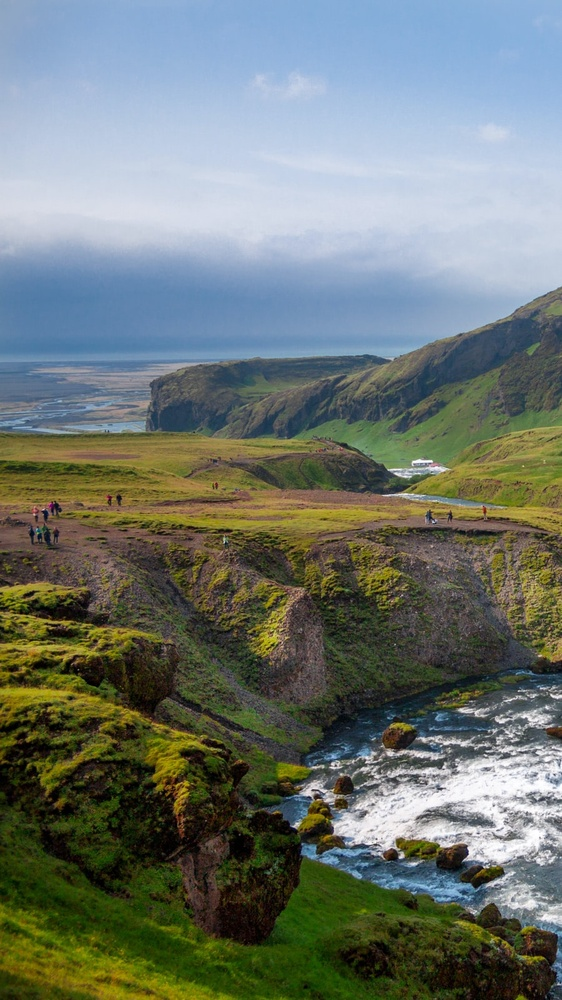
#> input picture whiteboxgan/test_images/1s.jpg, 562 x 1000 px, shrunk from 900 x 1600 before the run
$ python -i superpix.py   (imports and definitions only)   (older library calls are emulated)
#> lines starting #> are read from the running program, lines starting #| are printed output that depends on the picture
from skimage import segmentation, color
from scipy.ndimage import find_objects
import numpy as np
import utils.feat_measure as measure


# [14 lines left out: functions slic, adaptive_slic, not called in this run]


def adaptive_label2rgb(label_field, image, kind='mix', bg_label=-1, bg_color=(0, 0, 0)):
  out = np.zeros_like(image)
  labels = np.unique(label_field)
  bg = (labels == bg_label)
  if bg.any():
    labels = labels[labels != bg_label]
    mask = (label_field == bg_label).nonzero()
    out[mask] = bg_color
  for label in labels:
    mask = (label_field == label).nonzero()
    color: np.ndarray = None
    if kind == 'avg':
      color = image[mask].mean(axis=0)
    elif kind == 'median':
      color = np.median(image[mask], axis=0)
    elif kind == 'mix':
      std = np.std(image[mask])
      if std < 20:
        color = image[mask].mean(axis=0)
      elif 20 < std < 40:
        mean = image[mask].mean(axis=0)
        median = np.median(image[mask], axis=0)
        color = 0.5 * mean + 0.5 * median
      elif 40 < std:
        color = image[mask].median(axis=0)
    out[mask] = color
  return out


# [29 lines left out: function switch_color_space, not called in this run]


class HierarchicalGrouping(object):
  # [54 lines left out: functions __init__, build_regions, build_region_pairs, _find_neighbors, not called in this run]

  def get_highest_similarity(self):
    return sorted(self.s.items(), key=lambda i: i[1])[-1][0]

  # [56 lines left out: functions merge_region, remove_similarities, calculate_similarity_for_new_region, not called in this run]

  def is_empty(self):
    return True if not self.s.keys() else False

  def num_regions(self):
    return len(self.s.keys())


def sscolor(image, seg_num=200, power=1,
            color_space='Lab', k=10, sim_strategy='CTSF'):

  img_seg = segmentation.felzenszwalb(image, scale=k, sigma=0.8, min_size=100)
  img_cvtcolor = adaptive_label2rgb(img_seg, image, kind='mix')
  img_cvtcolor = switch_color_space(img_cvtcolor, color_space)
  S = HierarchicalGrouping(img_cvtcolor, img_seg, sim_strategy)
  S.build_regions()
  S.build_region_pairs()

  # Start hierarchical grouping

  while S.num_regions() > seg_num:

    i, j = S.get_highest_similarity()
    S.merge_region(i, j)
    S.remove_similarities(i, j)
    S.calculate_similarity_for_new_region()

  image = adaptive_label2rgb(S.img_seg, image, kind='mix')
  image = (image + 1) / 2
  image = image**power
  image = image / np.max(image)
  image = image * 2 - 1

  return image

>>> import cv2
>>> picture = cv2.cvtColor(cv2.imread('test_images/1s.jpg'), cv2.COLOR_BGR2RGB)
>>> result = sscolor(picture)
#> in sscolor, `img_seg = segmentation.felzenszwalb(image, scale=k, sigma=0.8, min_siz..`:
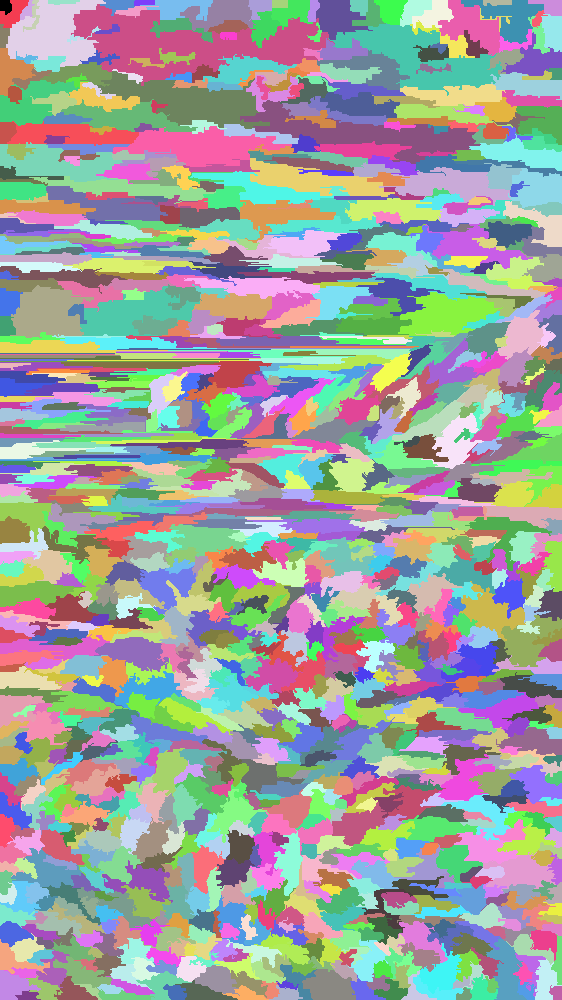
#> img_seg: shape (1000, 562) int64; 1228 distinct labels, from 0 to 1227; one colour per label, 0 black
#> in adaptive_label2rgb, `labels = np.unique(label_field)`: labels = 1228 values from 0 to 1227
#> the loop in adaptive_label2rgb, `for label in labels:` made 507 passes
#> (mask, std, mean, median, color) on passes 1 to 5: (141 positions, rows 0 to 14, columns 0 to 11, 21.75, [140.9, 165.1, 194], [141, 165, 194], [141, 165.1, 194]), (439 positions, rows 0 to 27, columns 0 to 28, 22.29, [142.6, 166.8, 197], [142, 167, 197], [142.3, 166.9, 197]), (145 positions, rows 0 to 19, columns 20 to 34, 23.99, [140.3, 165.9, 198.9], [140, 166, 199], [140.2, 165.9, 198.9]), (172 positions, rows 0 to 31, columns 23 to 39, 25.64, [138.4, 166.1, 201], [138, 166, 201], [138.2, 166, 201]), (3741 positions, rows 0 to 66, columns 6 to 105, 27.7, [139.7, 169.3, 206.7], [138, 168, 206], [138.8, 168.7, 206.3])
#> (std, mean, median, color) on passes 61 to 66: (31.29, [145.5, 181.2, 222], [146, 181, 222], [145.7, 181.1, 222]), (27.21, [154.4, 184.1, 220.8], [154, 184, 221], [154.2, 184, 220.9]), (25.81, [160.2, 187.3, 222.5], [159.5, 187, 222], [159.9, 187.1, 222.2]), (23.44, [154.5, 178.6, 211.4], [155, 179, 211], [154.7, 178.8, 211.2]), (32.32, [143.2, 180.3, 222.3], [143, 180, 222], [143.1, 180.2, 222.1]), (25.55, [157.1, 184.1, 219.3], [156, 184, 219], [156.5, 184, 219.2])
#> after the loop in adaptive_label2rgb, `for label in labels:`:
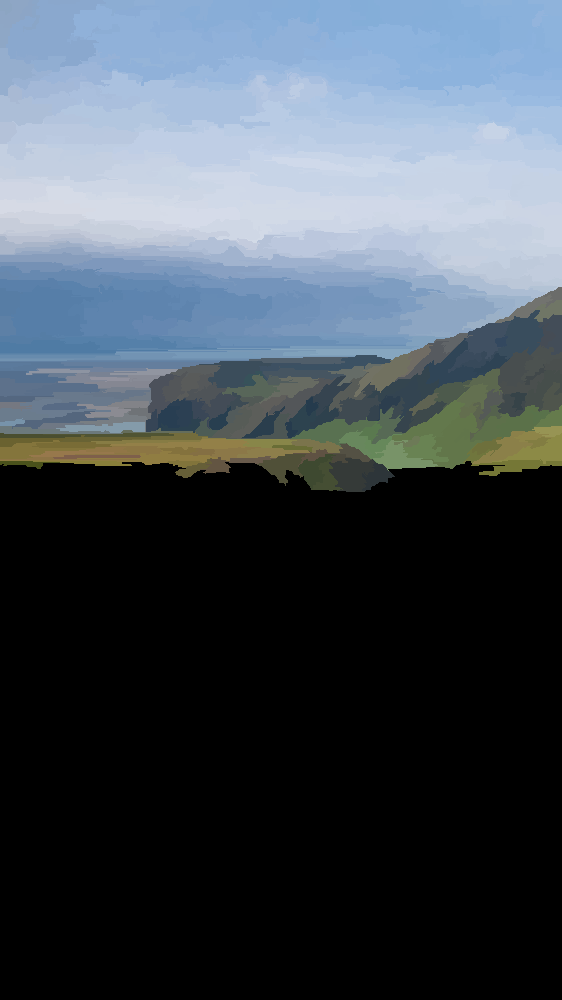
#> out: shape (1000, 562, 3); mean R, G, B 67, 76.4, 85.4
#> (the run stopped early here; a loop or call above may not have finished)

$ run again, on whiteboxgan/test_images/3.jpg
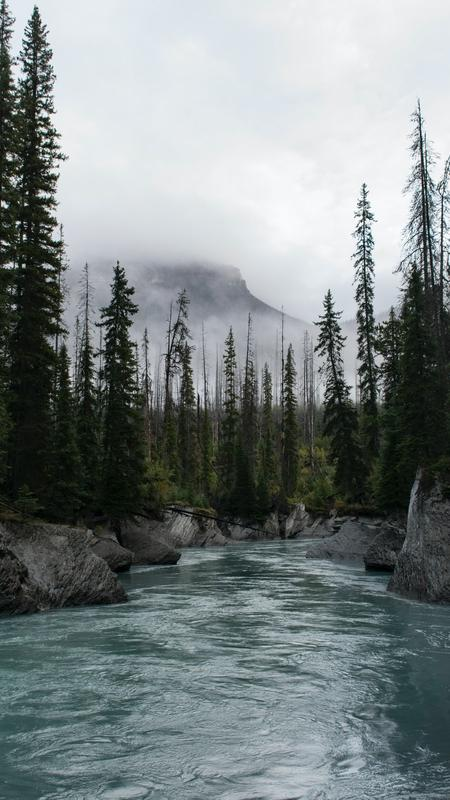
#> input picture whiteboxgan/test_images/3.jpg, 450 x 800 px
#> in sscolor, `img_seg = segmentation.felzenszwalb(image, scale=k, sigma=0.8, min_siz..`:
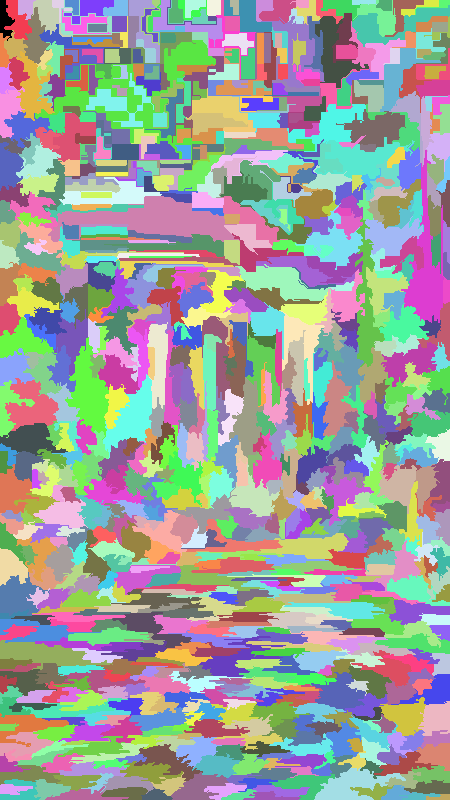
#> img_seg: shape (800, 450) int64; 881 distinct labels, from 0 to 880; one colour per label, 0 black
#> labels = 881 values from 0 to 880
#> the loop in adaptive_label2rgb, `for label in labels:` made 1 pass
#> (mask, std) on pass 1: (326 positions, rows 0 to 40, columns 0 to 14, 50.83)

$ run again, on whiteboxgan/test_images/food16.jpg
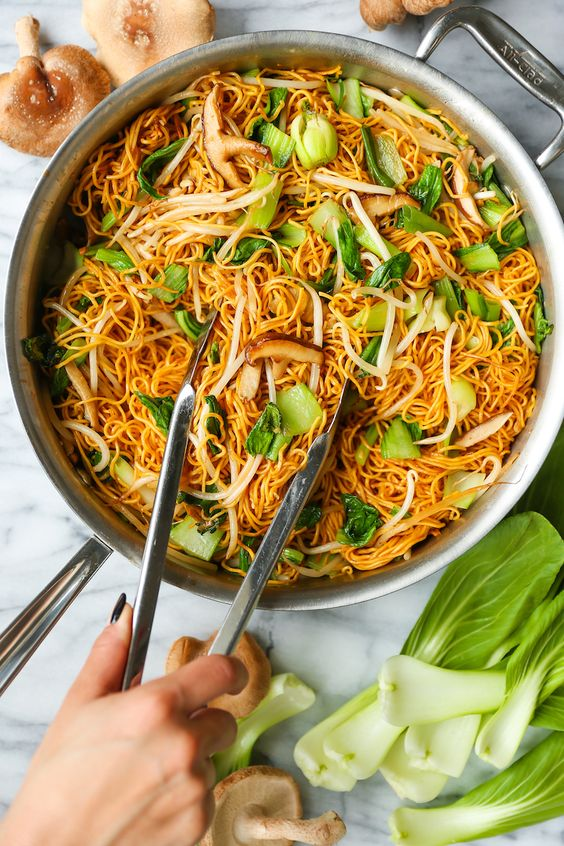
#> input picture whiteboxgan/test_images/food16.jpg, 564 x 846 px
#> in sscolor, `img_seg = segmentation.felzenszwalb(image, scale=k, sigma=0.8, min_siz..`:
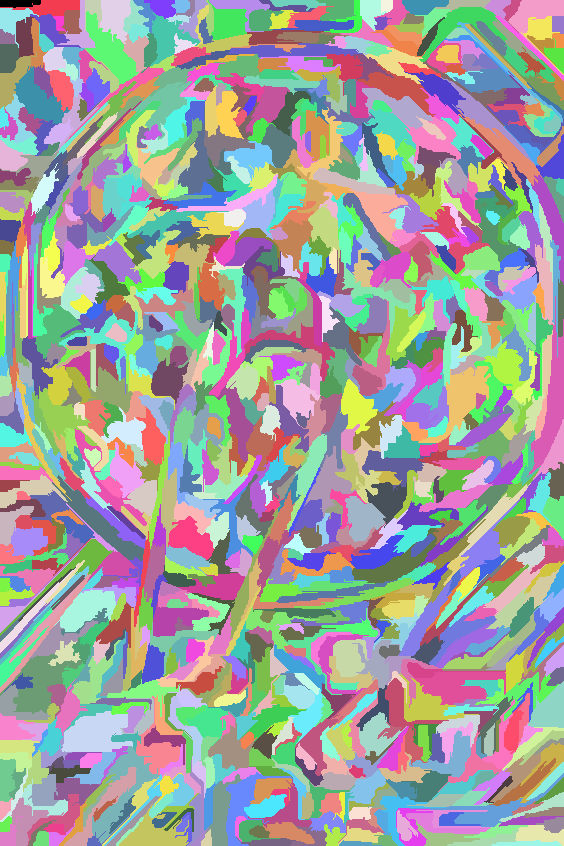
#> img_seg: shape (846, 564) int64; 1154 distinct labels, from 0 to 1153; one colour per label, 0 black
#> labels = 1154 values from 0 to 1153
#> the loop in adaptive_label2rgb, `for label in labels:` made 6 passes
#> (mask, std, mean, median, color) on passes 4 to 5: (287 positions, rows 0 to 30, columns 85 to 101, 22.73, [253.8, 232.8, 200.9], [254, 235, 203], [253.9, 233.9, 201.9]), (935 positions, rows 0 to 43, columns 100 to 130, 32.91, [245.4, 210.1, 171.7], [247, 213, 175], [246.2, 211.6, 173.3])
#> after the loop in adaptive_label2rgb, `for label in labels:`:
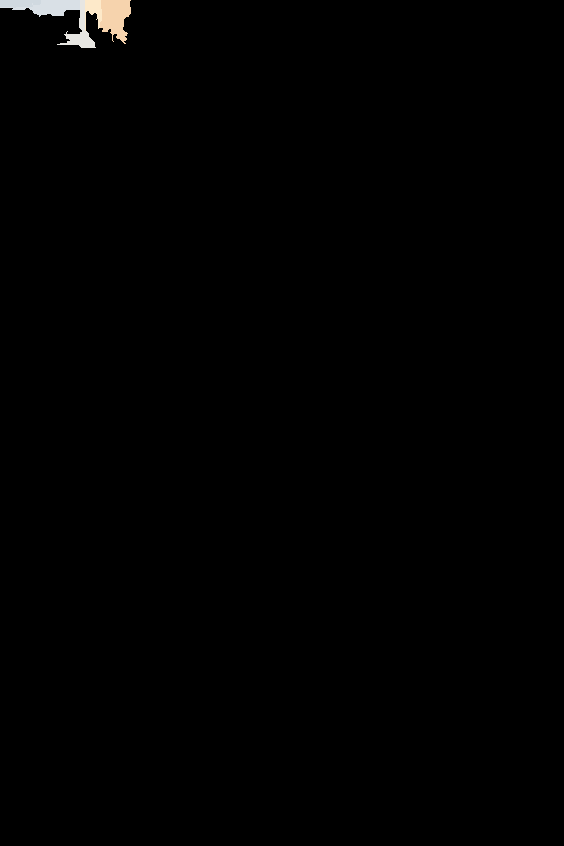
#> out: shape (846, 564, 3); mean R, G, B 1.3, 1.2, 1.2

$ run again, on whiteboxgan/test_images/food6.jpg
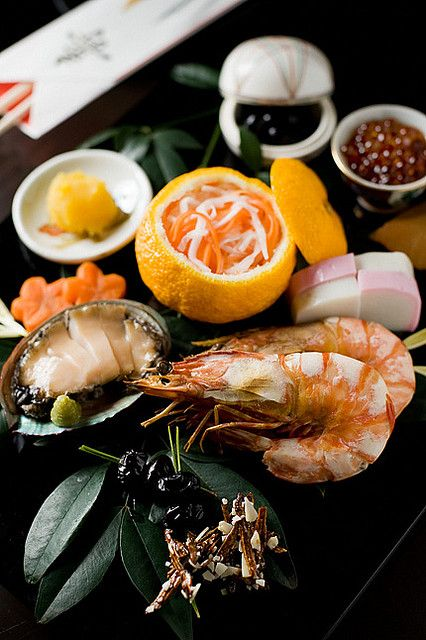
#> input picture whiteboxgan/test_images/food6.jpg, 426 x 640 px
#> in sscolor, `img_seg = segmentation.felzenszwalb(image, scale=k, sigma=0.8, min_siz..`:
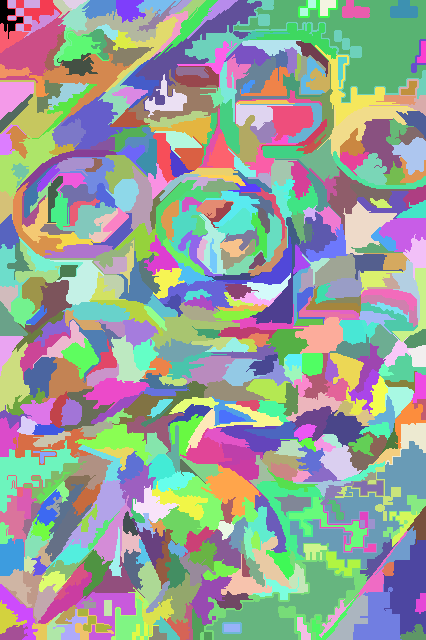
#> img_seg: shape (640, 426) int64; 558 distinct labels, from 0 to 557; one colour per label, 0 black
#> labels = 558 values from 0 to 557
#> the loop in adaptive_label2rgb, `for label in labels:` made 13 passes
#> (mask, std, mean, median, color) on passes 4 to 6: (159 positions, rows 0 to 17, columns 53 to 71, 21.09, [34.39, 36.81, 38.46], [31, 33, 36], [32.69, 34.91, 37.23]), (133 positions, rows 0 to 9, columns 63 to 86, 22.45, [11.73, 13.59, 11.06], [3, 4, 2], [7.36, 8.8, 6.53]), (462 positions, rows 0 to 31, columns 58 to 89, 30.98, [215.6, 217.6, 216], [229, 231, 230], [222.3, 224.3, 223])
#> after the loop in adaptive_label2rgb, `for label in labels:`:
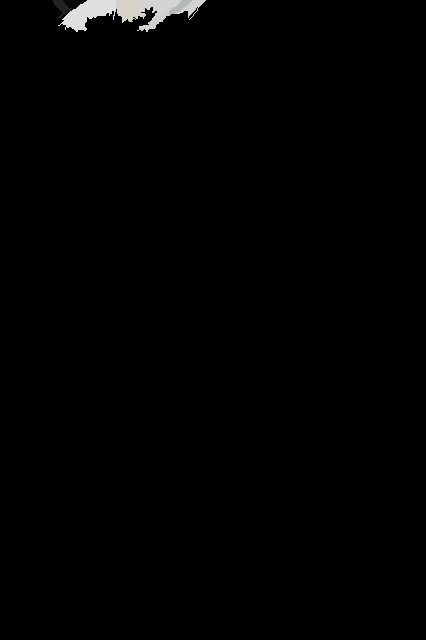
#> out: shape (640, 426, 3); mean R, G, B 1.9, 1.9, 1.9
